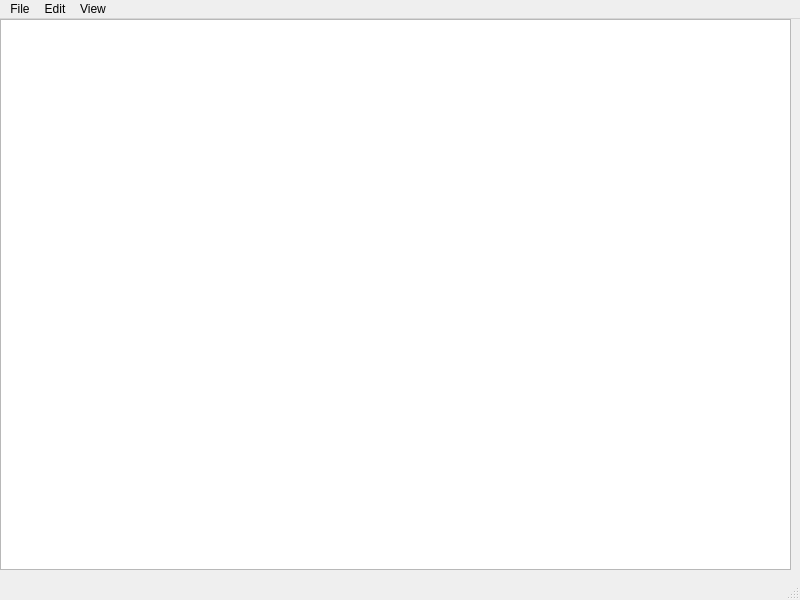
<?xml version="1.0" encoding="UTF-8"?>
<ui version="4.0">
 <class>MainWindow</class>
 <widget class="QMainWindow" name="MainWindow">
  <property name="geometry">
   <rect>
    <x>0</x>
    <y>0</y>
    <width>800</width>
    <height>600</height>
   </rect>
  </property>
  <property name="windowTitle">
   <string>MainWindow</string>
  </property>
  <widget class="QWidget" name="centralwidget">
   <widget class="QWidget" name="verticalLayoutWidget">
    <property name="geometry">
     <rect>
      <x>0</x>
      <y>0</y>
      <width>791</width>
      <height>551</height>
     </rect>
    </property>
    <layout class="QVBoxLayout" name="verticalLayout">
     <item>
      <widget class="QTextEdit" name="textEdit"/>
     </item>
    </layout>
   </widget>
  </widget>
  <widget class="QMenuBar" name="menubar">
   <property name="geometry">
    <rect>
     <x>0</x>
     <y>0</y>
     <width>800</width>
     <height>20</height>
    </rect>
   </property>
   <widget class="QMenu" name="menuFile">
    <property name="title">
     <string>File</string>
    </property>
    <addaction name="actionNew"/>
    <addaction name="actionOpen"/>
    <addaction name="separator"/>
    <addaction name="actionSave"/>
    <addaction name="actionSave_As"/>
    <addaction name="actionPrint"/>
    <addaction name="separator"/>
    <addaction name="actionExit"/>
   </widget>
   <widget class="QMenu" name="menuEdit">
    <property name="title">
     <string>Edit</string>
    </property>
    <addaction name="actionCopy"/>
    <addaction name="actionPaste"/>
    <addaction name="actionCut"/>
    <addaction name="separator"/>
    <addaction name="actionUndo"/>
    <addaction name="actionRedo"/>
    <addaction name="separator"/>
    <addaction name="actionSelect_All"/>
    <addaction name="separator"/>
    <addaction name="actionSearch"/>
   </widget>
   <widget class="QMenu" name="menuView">
    <property name="title">
     <string>View</string>
    </property>
    <widget class="QMenu" name="menuZoom">
     <property name="title">
      <string>Zoom</string>
     </property>
     <addaction name="actionZoom_In"/>
     <addaction name="actionZoom_Out"/>
     <addaction name="actionRestore_Default"/>
    </widget>
    <addaction name="menuZoom"/>
    <addaction name="actionStatus_Bar"/>
   </widget>
   <addaction name="menuFile"/>
   <addaction name="menuEdit"/>
   <addaction name="menuView"/>
  </widget>
  <widget class="QStatusBar" name="statusbar"/>
  <action name="actionNew">
   <property name="text">
    <string>New</string>
   </property>
   <property name="shortcut">
    <string>Ctrl+N</string>
   </property>
  </action>
  <action name="actionOpen">
   <property name="text">
    <string>Open</string>
   </property>
   <property name="shortcut">
    <string>Ctrl+O</string>
   </property>
  </action>
  <action name="actionSave">
   <property name="text">
    <string>Save</string>
   </property>
   <property name="shortcut">
    <string>Ctrl+S</string>
   </property>
  </action>
  <action name="actionSave_As">
   <property name="text">
    <string>Save As...</string>
   </property>
   <property name="shortcut">
    <string>Ctrl+Shift+S</string>
   </property>
  </action>
  <action name="actionPrint">
   <property name="text">
    <string>Print</string>
   </property>
   <property name="shortcut">
    <string>Ctrl+P</string>
   </property>
  </action>
  <action name="actionExit">
   <property name="text">
    <string>Exit</string>
   </property>
  </action>
  <action name="actionCopy">
   <property name="text">
    <string>Copy</string>
   </property>
  </action>
  <action name="actionPaste">
   <property name="text">
    <string>Paste</string>
   </property>
  </action>
  <action name="actionCut">
   <property name="text">
    <string>Cut</string>
   </property>
  </action>
  <action name="actionUndo">
   <property name="text">
    <string>Undo</string>
   </property>
  </action>
  <action name="actionRedo">
   <property name="text">
    <string>Redo</string>
   </property>
  </action>
  <action name="actionSelect_All">
   <property name="text">
    <string>Select All</string>
   </property>
  </action>
  <action name="actionStatus_Bar">
   <property name="checkable">
    <bool>true</bool>
   </property>
   <property name="text">
    <string>Status Bar</string>
   </property>
  </action>
  <action name="actionZoom_In">
   <property name="text">
    <string>Zoom In</string>
   </property>
   <property name="shortcut">
    <string>Ctrl++</string>
   </property>
  </action>
  <action name="actionZoom_Out">
   <property name="text">
    <string>Zoom Out</string>
   </property>
   <property name="shortcut">
    <string>Ctrl+-</string>
   </property>
  </action>
  <action name="actionRestore_Default">
   <property name="text">
    <string>Restore Default</string>
   </property>
   <property name="shortcut">
    <string>Ctrl+0</string>
   </property>
  </action>
  <action name="actionSearch">
   <property name="text">
    <string>Search</string>
   </property>
   <property name="shortcut">
    <string>Ctrl+F</string>
   </property>
  </action>
 </widget>
 <resources/>
 <connections/>
</ui>
